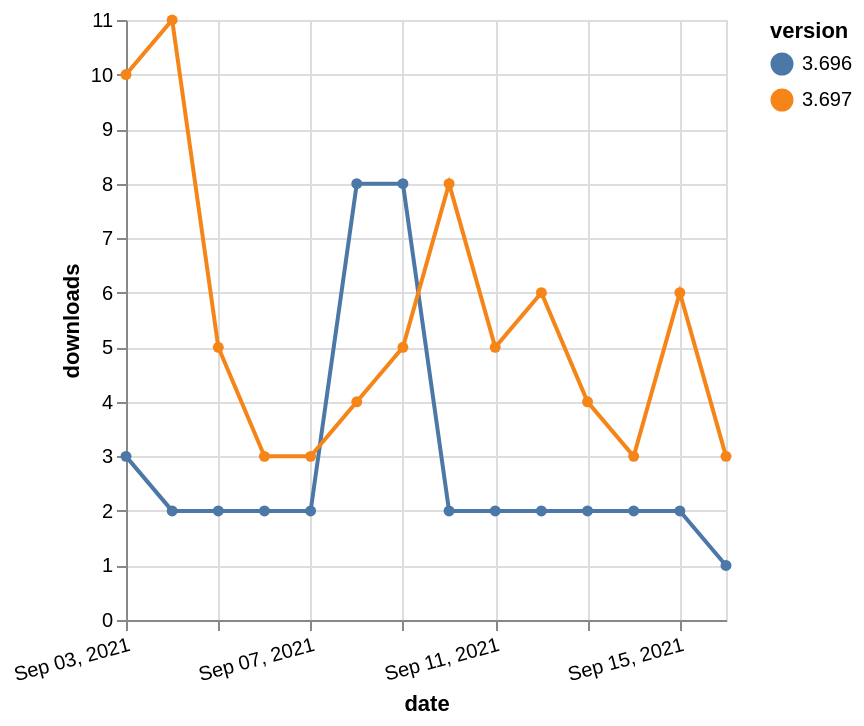

Describe this chart as a Vega-Lite specification.
### Vega-Lite specification from a JSON file in a GitHub repository (floating-point values rounded to 4 significant figures)
{"$schema": "https://vega.github.io/schema/vega-lite/v5.json", "description": "A simple bar chart with embedded data.", "data": {"values": [{"date": "2021-09-03", "total": 6457, "delta": 3, "version": "3.696"}, {"date": "2021-09-04", "total": 6459, "delta": 2, "version": "3.696"}, {"date": "2021-09-05", "total": 6461, "delta": 2, "version": "3.696"}, {"date": "2021-09-06", "total": 6463, "delta": 2, "version": "3.696"}, {"date": "2021-09-07", "total": 6465, "delta": 2, "version": "3.696"}, {"date": "2021-09-08", "total": 6473, "delta": 8, "version": "3.696"}, {"date": "2021-09-09", "total": 6481, "delta": 8, "version": "3.696"}, {"date": "2021-09-10", "total": 6483, "delta": 2, "version": "3.696"}, {"date": "2021-09-11", "total": 6485, "delta": 2, "version": "3.696"}, {"date": "2021-09-12", "total": 6487, "delta": 2, "version": "3.696"}, {"date": "2021-09-13", "total": 6489, "delta": 2, "version": "3.696"}, {"date": "2021-09-14", "total": 6491, "delta": 2, "version": "3.696"}, {"date": "2021-09-15", "total": 6493, "delta": 2, "version": "3.696"}, {"date": "2021-09-16", "total": 6494, "delta": 1, "version": "3.696"}, {"date": "2021-09-03", "total": 4654, "delta": 10, "version": "3.697"}, {"date": "2021-09-04", "total": 4665, "delta": 11, "version": "3.697"}, {"date": "2021-09-05", "total": 4670, "delta": 5, "version": "3.697"}, {"date": "2021-09-06", "total": 4673, "delta": 3, "version": "3.697"}, {"date": "2021-09-07", "total": 4676, "delta": 3, "version": "3.697"}, {"date": "2021-09-08", "total": 4680, "delta": 4, "version": "3.697"}, {"date": "2021-09-09", "total": 4685, "delta": 5, "version": "3.697"}, {"date": "2021-09-10", "total": 4693, "delta": 8, "version": "3.697"}, {"date": "2021-09-11", "total": 4698, "delta": 5, "version": "3.697"}, {"date": "2021-09-12", "total": 4704, "delta": 6, "version": "3.697"}, {"date": "2021-09-13", "total": 4708, "delta": 4, "version": "3.697"}, {"date": "2021-09-14", "total": 4711, "delta": 3, "version": "3.697"}, {"date": "2021-09-15", "total": 4717, "delta": 6, "version": "3.697"}, {"date": "2021-09-16", "total": 4720, "delta": 3, "version": "3.697"}]}, "width": "container", "mark": {"type": "line", "point": {"filled": true}}, "encoding": {"x": {"field": "date", "type": "temporal", "timeUnit": "yearmonthdate", "title": "date", "axis": {"labelAngle": -15}}, "y": {"field": "delta", "type": "quantitative", "title": "downloads"}, "color": {"field": "version", "type": "nominal"}, "tooltip": {"field": "delta"}}}
